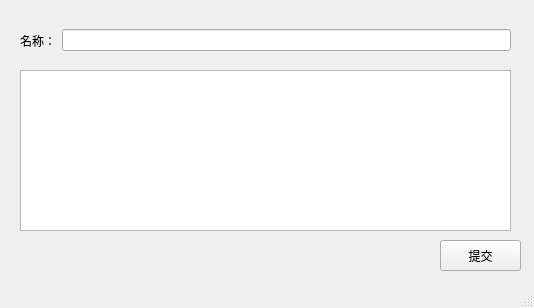
<?xml version="1.0" encoding="UTF-8"?>
<ui version="4.0">
 <class>MainWindow</class>
 <widget class="QMainWindow" name="MainWindow">
  <property name="geometry">
   <rect>
    <x>0</x>
    <y>0</y>
    <width>534</width>
    <height>308</height>
   </rect>
  </property>
  <property name="windowTitle">
   <string>MainWindow</string>
  </property>
  <widget class="QWidget" name="centralwidget">
   <widget class="QPushButton" name="pushButton">
    <property name="geometry">
     <rect>
      <x>440</x>
      <y>240</y>
      <width>81</width>
      <height>31</height>
     </rect>
    </property>
    <property name="text">
     <string>提交</string>
    </property>
   </widget>
   <widget class="QWidget" name="layoutWidget">
    <property name="geometry">
     <rect>
      <x>20</x>
      <y>20</y>
      <width>491</width>
      <height>41</height>
     </rect>
    </property>
    <layout class="QHBoxLayout" name="horizontalLayout_3">
     <item>
      <widget class="QLabel" name="label">
       <property name="text">
        <string>名称：</string>
       </property>
      </widget>
     </item>
     <item>
      <widget class="QLineEdit" name="lineEdit"/>
     </item>
    </layout>
   </widget>
   <widget class="QTableView" name="tableView">
    <property name="geometry">
     <rect>
      <x>20</x>
      <y>70</y>
      <width>491</width>
      <height>161</height>
     </rect>
    </property>
   </widget>
  </widget>
  <widget class="QStatusBar" name="statusbar"/>
 </widget>
 <resources/>
 <connections/>
</ui>
